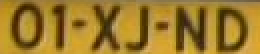
%> input picture resources/KentekenSamples/01-JX-ND.png, 130 x 27 px (shown 2 times larger)
$ octave --eval "result = CharSegmentation(imread('resources/KentekenSamples/01-JX-ND.png'));"   (GNU Octave 9; MATLAB toolbox functions it lacks are replaced by stand-ins)
%> lines starting %> are read from the running program, lines starting %| are printed output that depends on the picture; in (x1, y1, x2, y2) boxes, pixels count from 0 and x2, y2 are one past the last pixel; in counts of white or black regions, pixels touching at a corner belong together; the program's own positions count from 1
function [ charlist, id ] = CharSegmentation( inputImage )
%CHARSEGMENTATION segmentates 6 characters out of the input image
%   Detailed explanation goes here

% figure(100)
% image(inputImage)

%Create the list containing the images of the characters
charlist = cell(1,6);


%Convert the image to a grey-value image
grayImg = rgb2gray(imsharpen(inputImage));
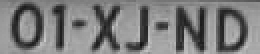
%> grayImg: size 27x130 uint8 (shown 2 times larger); min 15, max 203, mean 123.4
%Apply treshholding
bw = im2bw(grayImg, graythresh(grayImg));
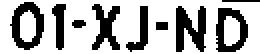
%> bw: size 27x130 logical (shown 2 times larger); 69.5% white; 9 black regions (1 under 20 px), largest, box (x1, y1, x2, y2) and area: (88, 3, 103, 26) 224, (5, 1, 22, 25) 204, (108, 4, 124, 26) 192

%Invert the binary image
bwinv = imcomplement(bw);

bwinv = imclearborder(bwinv);
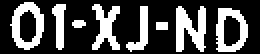
%> bwinv: size 27x130 logical (shown 2 times larger); 29.9% white; 8 white regions

%Label all the differnt objects
cc = bwconncomp(bwinv);
%> cc = 8 connected components
%Create an image for every labeled object
prop = regionprops(cc, 'Image');
%> prop = 8 items
prop2 = regionprops(cc, 'BoundingBox');
%> prop2 = 8 regions; box (x1, y1, x2, y2): (5, 1, 22, 25), (26, 2, 33, 25), (36, 10, 43, 14), (46, 2, 60, 25), (63, 3, 74, 26), (78, 11, 84, 15), (88, 3, 103, 26), (108, 4, 124, 26)


if cc.NumObjects > 5


%Create a list of all heights of the labeled images
sizes = zeros(1,cc.NumObjects);

for i = 1:cc.NumObjects


%     figure(i)
%     image(prop(i). Image);

    tempsize = size(prop(i).Image);
    imgsize = size(inputImage);
    sizes(i) = tempsize(1);

    if tempsize(1) > .9 * imgsize(1)
        sizes(i) = 0;
    elseif tempsize(2) > .25 * imgsize(2)
        sizes(i) = 0;
    elseif tempsize(2) < 5
        sizes(i) = 0;
    end
end
%> this loop made 8 passes
%> tempsize on passes 1 to 8: [24 17], [23 7], [4 7], [23 14], [23 11], [4 6], [23 15], [22 16]
%> after the loop, sizes = [24 23 4 23 23 4 23 22]

%Sorted the heights
[sortedValues, sortedIndexes] = sort(sizes,'descend');
%> sortedValues = [24 23 23 23 23 22 4 4]; sortedIndexes = [1 2 4 5 7 8 3 6]

%Only take the 6 biggest images (this removes the -) and sort the indexes back
%to the right order


sortedIndexesSorted = sort(sortedIndexes(1:6), 'ascend');
%> sortedIndexesSorted = [1 2 4 5 7 8]


topright = zeros(6,1);
topleft = zeros(6,1);
%Get the 6 images of the characters and put them into the list
for i = 1:6
    charlist{i} = prop(sortedIndexesSorted(i)).Image;
    boundingbox = prop2(sortedIndexesSorted(i)).BoundingBox;
    topright(i) = boundingbox(1)+boundingbox(3);
    topleft(i) = boundingbox(1);
end
%> this loop made 6 passes
%> boundingbox on passes 1 to 6: [5.5 1.5 17 24], [26.5 2.5 7 23], [46.5 2.5 14 23], [63.5 3.5 11 23], [88.5 3.5 15 23], [108.5 4.5 16 22]
%> after the loop, charlist = 6 items; topleft = [5.5; 26.5; 46.5; 63.5; 88.5; 108.5]; topright = [22.5; 33.5; 60.5; 74.5; 103.5; 124.5]
xspace = zeros(5,1);
for i = 1:5
   xspace(i)=topleft(i+1)-topright(i);
end
%> after the loop, xspace = [4; 13; 3; 14; 5]
%Get the 2 bigges spaces
[sortedValues, sortedIndexes] = sort(xspace,'descend');
%> sortedValues = [14; 13; 5; 4; 3]; sortedIndexes = [4; 2; 5; 1; 3]
id = sortedIndexes(1) + sortedIndexes(2);
%> id = 6
%> `result = CharSegmentation(imread('resources/KentekenSamples/01-JX-ND.p..`: result = 6 items

else
    charlist = [];
    id= 0;
end

end
